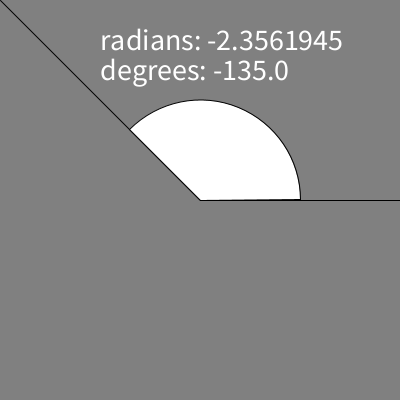
Frame 1 (no input)
Frame 60 (the mouse pressed at the canvas centre just before this capture): identical to frame 1, image omitted
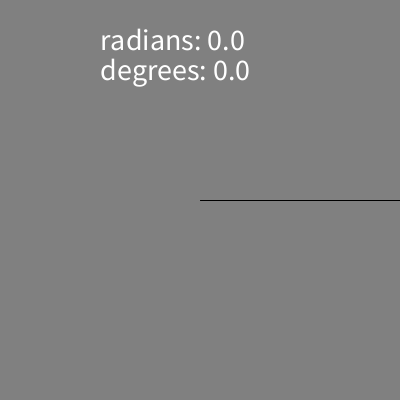
Frame 120 (the mouse held since frame 60 and released just before this capture)

The Processing sketch that drew these frames (run headless with seeded random() and noise(); from frame 60 on, the mouse is pressed at the canvas centre):

// Processing sketch: week05_3b_atan2_dy_dx_text_radians_degrees
// ── week05_3b_atan2_dy_dx_text_radians_degrees.pde
//week05-3b_atan2_dy_dx_text_radians_degrees
void setup(){
  size(400,400);
}
void draw(){
  background(128);
  line(200,200,400,200);
  line(200,200,mouseX,mouseY);
  float dx=mouseX-200,dy=mouseY-200;
  float a=atan2(dy,dx);
  if(a<0) arc(200,200,200,200,a,0,PIE);
  else arc(200,200,200,200,0,a,PIE);
  textSize(30);
  text("radians: "+a,100,50);
  text("degrees: "+degrees(a),100,80);
}
